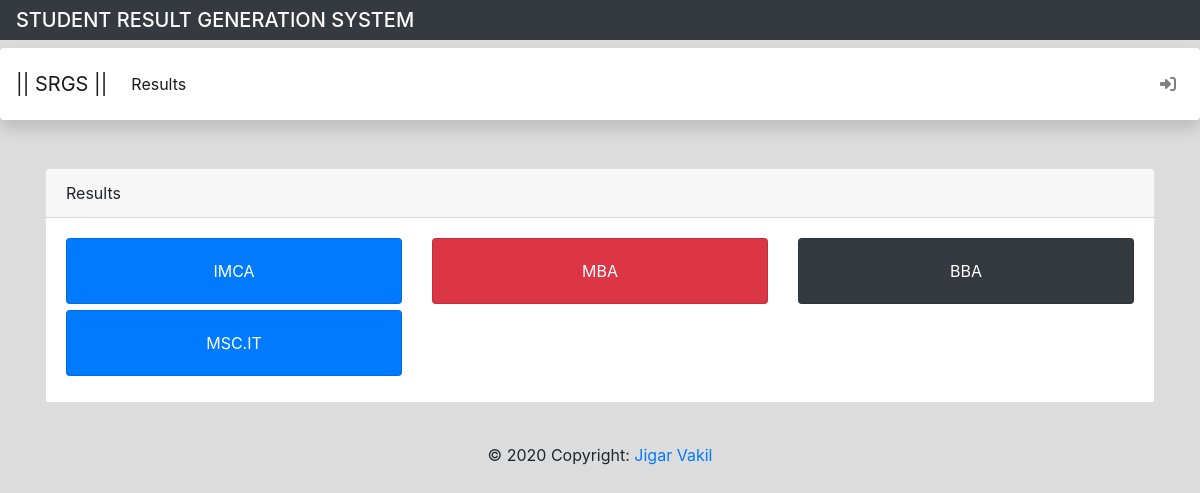
Page /student/index.php on the committed database.
### tables this page shows
CREATE TABLE `tbl_course` (
  `nm_courseid` int(11) NOT NULL,
  `sz_coursename` varchar(30) NOT NULL
);

### student/index.php (the view, shortened to what this page needs)
<?php
    include("../include/connection.php");
?>
<!doctype html>
<html lang="en">
<head>
    <link rel="stylesheet" href="https://stackpath.bootstrapcdn.com/bootstrap/4.3.1/css/bootstrap.min.css"
>
</head>
<body style="background-color:gainsboro">
    <h3 align="center" class="navbar navbar-expand-md navbar-dark bg-dark" style="color:white;font-size:20px">STUDENT
        RESULT GENERATION SYSTEM </h3>
    <header>
        <nav class="shadow p-3 mb-5 bg-white rounded navbar navbar-expand-md navbar-light bg-light">
            <a class="navbar-brand" href="#">|| SRGS ||</a>
            <ul class="navbar-nav">
            <li class="nav-item active">
                    <a href="index.php" class="nav-link">Results</a>
                </li>
            </ul>
            <ul class="navbar-nav ml-auto">
                <li class="nav-item">
                    <a href="../student.php" class="nav-link">
                        <i class="fas fa-sign-in-alt    "></i>
                    </a>
                </li>
            </ul>
        </nav>
    </header>
    <div class="container">
        <div class="card">
            <div class="card-header">Results</div>
            <div class="card-body">
                <div class="row">
                    <?php
                        $i=1;
                        $sql="select * from tbl_course";
                        $res=mysqli_query($con,$sql);
                        while($row=mysqli_fetch_assoc($res))
                        {
                    ?>
                    <div class="col-md-4">
                        <div
                            class="text-center card <?php if($i==1) echo "bg-primary text-white"; elseif($i==2) echo "bg-danger text-white"; else echo "bg-dark text-white" ?> ">
                            <div class="card-body">
                                <a href="viewsem.php?cid=<?= $row['nm_courseid'] ?>"
                                    class="text-white "><?= strtoupper($row['sz_coursename']); ?></a>
                            </div>
                        </div>
                    </div>
                    <br>
                    <br>
                    <br>
                    <?php
                        if($i==3)
                            $i=1;
                        else
                            $i++;
                        }
                    ?>
                </div>
            </div>
        </div>
    </div>
    <?php include("../include/footer.php"); ?>
</body>
</html>

### student/index.php (style rules this page uses)
.navbar-nav { flex-direction: row; }
.nav-link { padding-right: .5rem !important; padding-left: .5rem !important; }

### rows in the picture
tbl_course: sz_coursename "IMCA"
tbl_course: sz_coursename "MBA"
tbl_course: sz_coursename "BBA"
tbl_course: sz_coursename "MSC.IT"
